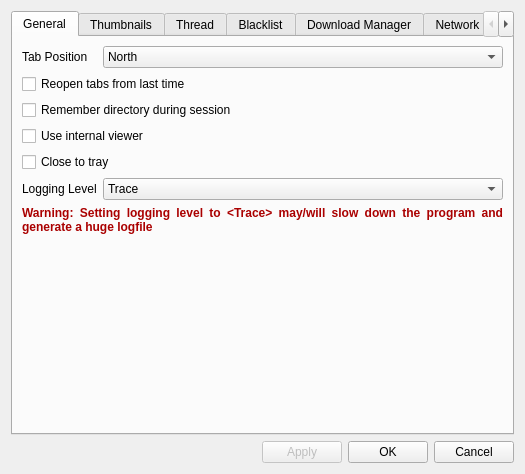
<?xml version="1.0" encoding="UTF-8"?>
<ui version="4.0">
 <class>UIConfig</class>
 <widget class="QDialog" name="UIConfig">
  <property name="windowModality">
   <enum>Qt::ApplicationModal</enum>
  </property>
  <property name="geometry">
   <rect>
    <x>0</x>
    <y>0</y>
    <width>525</width>
    <height>474</height>
   </rect>
  </property>
  <property name="sizePolicy">
   <sizepolicy hsizetype="Preferred" vsizetype="Minimum">
    <horstretch>0</horstretch>
    <verstretch>0</verstretch>
   </sizepolicy>
  </property>
  <property name="contextMenuPolicy">
   <enum>Qt::NoContextMenu</enum>
  </property>
  <property name="windowTitle">
   <string>Configuration</string>
  </property>
  <property name="windowIcon">
   <iconset resource="resources.qrc">
    <normaloff>:/icons/resources/settings.png</normaloff>:/icons/resources/settings.png</iconset>
  </property>
  <layout class="QGridLayout" name="gridLayout">
   <item row="0" column="0">
    <widget class="QTabWidget" name="tabWidget">
     <property name="tabPosition">
      <enum>QTabWidget::North</enum>
     </property>
     <property name="currentIndex">
      <number>0</number>
     </property>
     <property name="elideMode">
      <enum>Qt::ElideNone</enum>
     </property>
     <widget class="QWidget" name="tab">
      <attribute name="title">
       <string>General</string>
      </attribute>
      <layout class="QFormLayout" name="formLayout_3">
       <item row="0" column="0">
        <widget class="QLabel" name="label_2">
         <property name="text">
          <string>Tab Position</string>
         </property>
        </widget>
       </item>
       <item row="0" column="1">
        <widget class="QComboBox" name="cmbTabPosition">
         <item>
          <property name="text">
           <string>North</string>
          </property>
         </item>
         <item>
          <property name="text">
           <string>South</string>
          </property>
         </item>
         <item>
          <property name="text">
           <string>West</string>
          </property>
         </item>
         <item>
          <property name="text">
           <string>East</string>
          </property>
         </item>
        </widget>
       </item>
       <item row="1" column="0" colspan="2">
        <widget class="QCheckBox" name="cbReopenTabs">
         <property name="text">
          <string>Reopen tabs from last time</string>
         </property>
        </widget>
       </item>
       <item row="2" column="0" colspan="2">
        <widget class="QCheckBox" name="cbRememberDirectory">
         <property name="text">
          <string>Remember directory during session</string>
         </property>
        </widget>
       </item>
       <item row="3" column="0" colspan="2">
        <widget class="QCheckBox" name="cbUseInternalViewer">
         <property name="text">
          <string>Use internal viewer</string>
         </property>
        </widget>
       </item>
       <item row="4" column="0" colspan="2">
        <widget class="QCheckBox" name="cbCloseToTray">
         <property name="text">
          <string>Close to tray</string>
         </property>
        </widget>
       </item>
       <item row="5" column="0">
        <widget class="QLabel" name="label_19">
         <property name="text">
          <string>Logging Level</string>
         </property>
        </widget>
       </item>
       <item row="5" column="1">
        <widget class="QComboBox" name="cbLoggingLevel">
         <item>
          <property name="text">
           <string>Trace</string>
          </property>
         </item>
         <item>
          <property name="text">
           <string>Debug</string>
          </property>
         </item>
         <item>
          <property name="text">
           <string>Info</string>
          </property>
         </item>
         <item>
          <property name="text">
           <string>Warnings</string>
          </property>
         </item>
         <item>
          <property name="text">
           <string>Error</string>
          </property>
         </item>
         <item>
          <property name="text">
           <string>Fatal</string>
          </property>
         </item>
        </widget>
       </item>
       <item row="6" column="0" colspan="2">
        <widget class="QLabel" name="lLogLevelWarning">
         <property name="text">
          <string>&lt;html&gt;&lt;head/&gt;&lt;body&gt;&lt;p align=&quot;justify&quot;&gt;&lt;span style=&quot; font-weight:600; color:#aa0000;&quot;&gt;Warning: Setting logging level to &amp;lt;Trace&amp;gt; may/will slow down the program and generate a huge logfile&lt;/span&gt;&lt;/p&gt;&lt;/body&gt;&lt;/html&gt;</string>
         </property>
         <property name="scaledContents">
          <bool>false</bool>
         </property>
         <property name="wordWrap">
          <bool>true</bool>
         </property>
        </widget>
       </item>
      </layout>
     </widget>
     <widget class="QWidget" name="tab_7">
      <attribute name="title">
       <string>Thumbnails</string>
      </attribute>
      <layout class="QFormLayout" name="formLayout_5">
       <item row="0" column="0">
        <widget class="QLabel" name="label_4">
         <property name="text">
          <string>Thumbnail size</string>
         </property>
        </widget>
       </item>
       <item row="0" column="1">
        <layout class="QHBoxLayout" name="horizontalLayout_2">
         <item>
          <widget class="QSpinBox" name="sbThumbnailWidth">
           <property name="sizePolicy">
            <sizepolicy hsizetype="MinimumExpanding" vsizetype="Fixed">
             <horstretch>0</horstretch>
             <verstretch>0</verstretch>
            </sizepolicy>
           </property>
           <property name="suffix">
            <string> px</string>
           </property>
           <property name="minimum">
            <number>10</number>
           </property>
           <property name="maximum">
            <number>500</number>
           </property>
           <property name="singleStep">
            <number>5</number>
           </property>
          </widget>
         </item>
         <item>
          <widget class="QLabel" name="label_5">
           <property name="sizePolicy">
            <sizepolicy hsizetype="Minimum" vsizetype="Minimum">
             <horstretch>0</horstretch>
             <verstretch>0</verstretch>
            </sizepolicy>
           </property>
           <property name="text">
            <string>by</string>
           </property>
          </widget>
         </item>
         <item>
          <widget class="QSpinBox" name="sbThumbnailHeight">
           <property name="sizePolicy">
            <sizepolicy hsizetype="MinimumExpanding" vsizetype="Fixed">
             <horstretch>0</horstretch>
             <verstretch>0</verstretch>
            </sizepolicy>
           </property>
           <property name="suffix">
            <string> px</string>
           </property>
           <property name="minimum">
            <number>10</number>
           </property>
           <property name="maximum">
            <number>500</number>
           </property>
           <property name="singleStep">
            <number>5</number>
           </property>
          </widget>
         </item>
        </layout>
       </item>
       <item row="1" column="0" colspan="2">
        <widget class="QCheckBox" name="cbHQThumbnail">
         <property name="text">
          <string>High quality thumbnail rendering</string>
         </property>
        </widget>
       </item>
       <item row="2" column="0" colspan="2">
        <widget class="QCheckBox" name="cbEnlargeThumbnails">
         <property name="text">
          <string>Enlarge thumbnails when they are smaller</string>
         </property>
        </widget>
       </item>
       <item row="3" column="0" colspan="2">
        <widget class="QCheckBox" name="cbShowThumbnailExtension">
         <property name="text">
          <string>Show file extension below thumbnails</string>
         </property>
         <property name="checked">
          <bool>true</bool>
         </property>
        </widget>
       </item>
       <item row="4" column="0" colspan="2">
        <widget class="QCheckBox" name="cbShowThumbnailPath">
         <property name="text">
          <string>Show file path below thumbnails</string>
         </property>
         <property name="checked">
          <bool>true</bool>
         </property>
        </widget>
       </item>
       <item row="5" column="0">
        <widget class="QLabel" name="label_14">
         <property name="text">
          <string>Thumbnail cache folder</string>
         </property>
        </widget>
       </item>
       <item row="5" column="1">
        <layout class="QHBoxLayout" name="horizontalLayout_5">
         <item>
          <widget class="QLineEdit" name="leThumbnailCacheFolder"/>
         </item>
         <item>
          <widget class="QPushButton" name="btnSelectThumnailCacheFolder">
           <property name="text">
            <string/>
           </property>
           <property name="icon">
            <iconset resource="resources.qrc">
             <normaloff>:/icons/resources/search.png</normaloff>:/icons/resources/search.png</iconset>
           </property>
          </widget>
         </item>
        </layout>
       </item>
       <item row="6" column="0">
        <widget class="QLabel" name="label_16">
         <property name="toolTip">
          <string>Thumbnail Time to live</string>
         </property>
         <property name="text">
          <string>Thumbnail TTL</string>
         </property>
        </widget>
       </item>
       <item row="6" column="1">
        <widget class="QSpinBox" name="sbThumbnailTTL">
         <property name="sizePolicy">
          <sizepolicy hsizetype="Expanding" vsizetype="Fixed">
           <horstretch>0</horstretch>
           <verstretch>0</verstretch>
          </sizepolicy>
         </property>
         <property name="suffix">
          <string> days</string>
         </property>
         <property name="minimum">
          <number>1</number>
         </property>
         <property name="maximum">
          <number>999999</number>
         </property>
        </widget>
       </item>
       <item row="7" column="0" colspan="2">
        <layout class="QHBoxLayout" name="horizontalLayout_7">
         <item>
          <widget class="QPushButton" name="btnDeleteAllThumbnails">
           <property name="text">
            <string>Delete all thumbnails</string>
           </property>
          </widget>
         </item>
         <item>
          <widget class="QLabel" name="lDeleteThumbnailsStatus">
           <property name="text">
            <string/>
           </property>
          </widget>
         </item>
         <item>
          <spacer name="horizontalSpacer_2">
           <property name="orientation">
            <enum>Qt::Horizontal</enum>
           </property>
           <property name="sizeHint" stdset="0">
            <size>
             <width>40</width>
             <height>20</height>
            </size>
           </property>
          </spacer>
         </item>
        </layout>
       </item>
      </layout>
     </widget>
     <widget class="QWidget" name="tab_2">
      <attribute name="title">
       <string>Thread</string>
      </attribute>
      <layout class="QFormLayout" name="formLayout_4">
       <item row="0" column="0">
        <widget class="QLabel" name="label">
         <property name="text">
          <string>Default download location</string>
         </property>
        </widget>
       </item>
       <item row="0" column="1">
        <layout class="QHBoxLayout" name="horizontalLayout">
         <item>
          <widget class="QLineEdit" name="leDefaultSavepath"/>
         </item>
         <item>
          <widget class="QPushButton" name="pushButton">
           <property name="text">
            <string/>
           </property>
           <property name="icon">
            <iconset resource="resources.qrc">
             <normaloff>:/icons/resources/search.png</normaloff>:/icons/resources/search.png</iconset>
           </property>
          </widget>
         </item>
        </layout>
       </item>
       <item row="1" column="0">
        <widget class="QLabel" name="label_7">
         <property name="text">
          <string>Reschedule Interval</string>
         </property>
        </widget>
       </item>
       <item row="1" column="1">
        <widget class="QSpinBox" name="sbRescheduleInterval">
         <property name="toolTip">
          <string>Interval in [s] for rescheduling erroneous downloads</string>
         </property>
         <property name="suffix">
          <string> seconds</string>
         </property>
         <property name="maximum">
          <number>999999999</number>
         </property>
        </widget>
       </item>
       <item row="2" column="0">
        <widget class="QLabel" name="label_6">
         <property name="text">
          <string>Default rescan interval</string>
         </property>
        </widget>
       </item>
       <item row="2" column="1">
        <layout class="QHBoxLayout" name="horizontalLayout_3">
         <item>
          <widget class="QComboBox" name="cbRescanInterval">
           <property name="sizePolicy">
            <sizepolicy hsizetype="MinimumExpanding" vsizetype="Maximum">
             <horstretch>0</horstretch>
             <verstretch>0</verstretch>
            </sizepolicy>
           </property>
          </widget>
         </item>
         <item>
          <widget class="QPushButton" name="btnEditTimeoutValues">
           <property name="sizePolicy">
            <sizepolicy hsizetype="Minimum" vsizetype="Minimum">
             <horstretch>0</horstretch>
             <verstretch>0</verstretch>
            </sizepolicy>
           </property>
           <property name="toolTip">
            <string>Edit timeout values</string>
           </property>
           <property name="text">
            <string/>
           </property>
           <property name="icon">
            <iconset resource="resources.qrc">
             <normaloff>:/icons/resources/settings.png</normaloff>:/icons/resources/settings.png</iconset>
           </property>
          </widget>
         </item>
        </layout>
       </item>
       <item row="3" column="0" colspan="2">
        <widget class="QCheckBox" name="cbAutoClose">
         <property name="text">
          <string>Close tabs automatically after 404</string>
         </property>
        </widget>
       </item>
       <item row="4" column="0" colspan="2">
        <widget class="QCheckBox" name="cbCloseOverviewThreads">
         <property name="text">
          <string>Close overview threads (e. g. http://boards.4chan.org/o/2)</string>
         </property>
        </widget>
       </item>
       <item row="5" column="0" colspan="2">
        <widget class="QCheckBox" name="cbDefaultOriginalFilename">
         <property name="text">
          <string>Save with original filename as default</string>
         </property>
        </widget>
       </item>
      </layout>
     </widget>
     <widget class="QWidget" name="tab_3">
      <attribute name="title">
       <string>Blacklist</string>
      </attribute>
      <layout class="QFormLayout" name="formLayout_2">
       <item row="0" column="0">
        <widget class="QLabel" name="label_8">
         <property name="sizePolicy">
          <sizepolicy hsizetype="Preferred" vsizetype="Minimum">
           <horstretch>0</horstretch>
           <verstretch>0</verstretch>
          </sizepolicy>
         </property>
         <property name="text">
          <string>Check interval [s]</string>
         </property>
        </widget>
       </item>
       <item row="0" column="1">
        <widget class="QSpinBox" name="sbBlackListCheckInterval">
         <property name="sizePolicy">
          <sizepolicy hsizetype="Expanding" vsizetype="Minimum">
           <horstretch>0</horstretch>
           <verstretch>0</verstretch>
          </sizepolicy>
         </property>
         <property name="toolTip">
          <string>Interval for checking if blacklisted images still exist</string>
         </property>
         <property name="suffix">
          <string> seconds</string>
         </property>
         <property name="maximum">
          <number>999999999</number>
         </property>
        </widget>
       </item>
       <item row="1" column="0" colspan="2">
        <widget class="QCheckBox" name="cbUseBlackList">
         <property name="text">
          <string>Use global Blacklist</string>
         </property>
        </widget>
       </item>
      </layout>
     </widget>
     <widget class="QWidget" name="tab_5">
      <attribute name="title">
       <string>Download Manager</string>
      </attribute>
      <layout class="QFormLayout" name="formLayout">
       <item row="0" column="0">
        <widget class="QLabel" name="label_3">
         <property name="text">
          <string>Max. concurrent downloads</string>
         </property>
         <property name="textFormat">
          <enum>Qt::PlainText</enum>
         </property>
        </widget>
       </item>
       <item row="0" column="1">
        <widget class="QSpinBox" name="sbConcurrentDownloads">
         <property name="suffix">
          <string> downloads</string>
         </property>
         <property name="maximum">
          <number>99</number>
         </property>
        </widget>
       </item>
       <item row="1" column="0">
        <widget class="QLabel" name="label_15">
         <property name="text">
          <string>Intitial timeout</string>
         </property>
        </widget>
       </item>
       <item row="1" column="1">
        <widget class="QSpinBox" name="sbDownloadTimeoutInitial">
         <property name="toolTip">
          <string>Maximum time until first data bytes arrive. The more concurrent requests are sent the higher this time should be</string>
         </property>
         <property name="suffix">
          <string> seconds</string>
         </property>
        </widget>
       </item>
       <item row="2" column="0">
        <widget class="QLabel" name="label_17">
         <property name="text">
          <string>Downloading timeout</string>
         </property>
        </widget>
       </item>
       <item row="2" column="1">
        <widget class="QSpinBox" name="sbDownloadTimeoutInbetween">
         <property name="toolTip">
          <string>Maximum time between 2 data packets</string>
         </property>
         <property name="suffix">
          <string> seconds</string>
         </property>
        </widget>
       </item>
       <item row="8" column="0">
        <widget class="QLabel" name="labelMaxRetries">
         <property name="text"><string>Automatic retries</string></property>
        </widget>
       </item>
       <item row="8" column="1">
        <widget class="QSpinBox" name="sbMaxRetries">
         <property name="toolTip"><string>Retries after the first attempt. Zero disables automatic retries.</string></property>
         <property name="maximum"><number>20</number></property>
         <property name="value"><number>4</number></property>
        </widget>
       </item>
       <item row="9" column="0">
        <widget class="QLabel" name="labelRetryDelay">
         <property name="text"><string>Base retry delay</string></property>
        </widget>
       </item>
       <item row="9" column="1">
        <widget class="QSpinBox" name="sbRetryDelay">
         <property name="toolTip"><string>Delay increases after repeated errors; rate limits wait longer.</string></property>
         <property name="minimum"><number>1</number></property>
         <property name="maximum"><number>120</number></property>
         <property name="value"><number>5</number></property>
         <property name="suffix"><string> seconds</string></property>
        </widget>
       </item>
       <item row="3" column="0" colspan="2">
        <widget class="QCheckBox" name="cbKeepLocalHTMLCopy">
         <property name="text">
          <string>Keep local copy of threads</string>
         </property>
        </widget>
       </item>
       <item row="4" column="0">
        <widget class="QLabel" name="label_21">
         <property name="text">
          <string>Location of thread cache</string>
         </property>
        </widget>
       </item>
       <item row="4" column="1">
        <layout class="QHBoxLayout" name="horizontalLayout_8">
         <item>
          <widget class="QLineEdit" name="leThreadCachePath"/>
         </item>
         <item>
          <widget class="QPushButton" name="btnChooseThreadCacheLocation">
           <property name="text">
            <string/>
           </property>
           <property name="icon">
            <iconset resource="resources.qrc">
             <normaloff>:/icons/resources/search.png</normaloff>:/icons/resources/search.png</iconset>
           </property>
          </widget>
         </item>
        </layout>
       </item>
       <item row="5" column="1">
        <widget class="QCheckBox" name="cbCompressCacheFile">
         <property name="text">
          <string>Compress cache files</string>
         </property>
         <property name="checked">
          <bool>true</bool>
         </property>
        </widget>
       </item>
       <item row="6" column="0">
        <widget class="QLabel" name="label_23">
         <property name="text">
          <string>User Agent</string>
         </property>
        </widget>
       </item>
       <item row="6" column="1">
        <widget class="QLineEdit" name="leUserAgent"/>
       </item>
       <item row="7" column="1">
        <widget class="QComboBox" name="cmbUserAgent">
         <property name="sizePolicy">
          <sizepolicy hsizetype="Preferred" vsizetype="Minimum">
           <horstretch>0</horstretch>
           <verstretch>0</verstretch>
          </sizepolicy>
         </property>
         <item>
          <property name="text">
           <string>---</string>
          </property>
         </item>
        </widget>
       </item>
      </layout>
     </widget>
     <widget class="QWidget" name="tab_4">
      <attribute name="title">
       <string>Network</string>
      </attribute>
      <layout class="QFormLayout" name="formLayout_7">
       <item row="0" column="0" colspan="2">
        <widget class="QGroupBox" name="groupBox">
         <property name="title">
          <string>Proxy settings</string>
         </property>
         <layout class="QFormLayout" name="formLayout_6">
          <item row="0" column="0" colspan="2">
           <widget class="QCheckBox" name="cbUseProxy">
            <property name="text">
             <string>Use Proxy</string>
            </property>
           </widget>
          </item>
          <item row="1" column="0">
           <widget class="QLabel" name="label_9">
            <property name="text">
             <string>Address</string>
            </property>
           </widget>
          </item>
          <item row="1" column="1">
           <widget class="QLineEdit" name="leProxyAddress">
            <property name="enabled">
             <bool>false</bool>
            </property>
           </widget>
          </item>
          <item row="2" column="0">
           <widget class="QLabel" name="label_10">
            <property name="text">
             <string>Port</string>
            </property>
           </widget>
          </item>
          <item row="2" column="1">
           <widget class="QSpinBox" name="sbProxyPort">
            <property name="enabled">
             <bool>false</bool>
            </property>
            <property name="maximum">
             <number>99999</number>
            </property>
           </widget>
          </item>
          <item row="3" column="0">
           <widget class="QLabel" name="label_13">
            <property name="text">
             <string>Type</string>
            </property>
           </widget>
          </item>
          <item row="3" column="1">
           <widget class="QComboBox" name="cbProxyType">
            <property name="enabled">
             <bool>false</bool>
            </property>
            <item>
             <property name="text">
              <string>Default proxy</string>
             </property>
            </item>
            <item>
             <property name="text">
              <string>Socks5 proxy</string>
             </property>
            </item>
            <item>
             <property name="text">
              <string>HTTP proxy</string>
             </property>
            </item>
            <item>
             <property name="text">
              <string>HTTP caching proxy</string>
             </property>
            </item>
            <item>
             <property name="text">
              <string>FTP caching proxy</string>
             </property>
            </item>
           </widget>
          </item>
          <item row="4" column="0" colspan="2">
           <widget class="QCheckBox" name="cbProxyAuth">
            <property name="enabled">
             <bool>false</bool>
            </property>
            <property name="text">
             <string>Needs authentification</string>
            </property>
           </widget>
          </item>
          <item row="5" column="0">
           <widget class="QLabel" name="label_11">
            <property name="text">
             <string>User</string>
            </property>
           </widget>
          </item>
          <item row="5" column="1">
           <widget class="QLineEdit" name="leProxyUser">
            <property name="enabled">
             <bool>false</bool>
            </property>
           </widget>
          </item>
          <item row="6" column="0">
           <widget class="QLabel" name="label_12">
            <property name="text">
             <string>Password</string>
            </property>
           </widget>
          </item>
          <item row="6" column="1">
           <widget class="QLineEdit" name="leProxyPassword">
            <property name="enabled">
             <bool>false</bool>
            </property>
            <property name="echoMode">
             <enum>QLineEdit::Password</enum>
            </property>
           </widget>
          </item>
         </layout>
        </widget>
       </item>
       <item row="1" column="1">
        <widget class="QGroupBox" name="groupBox_2">
         <property name="title">
          <string>Updater settings</string>
         </property>
         <layout class="QGridLayout" name="gridLayout_8">
          <item row="0" column="0">
           <widget class="QLabel" name="label_20">
            <property name="text">
             <string>Updater port</string>
            </property>
           </widget>
          </item>
          <item row="0" column="1">
           <widget class="QSpinBox" name="sbUpdaterPort">
            <property name="toolTip">
             <string>49152 - 65535</string>
            </property>
            <property name="minimum">
             <number>49152</number>
            </property>
            <property name="maximum">
             <number>65535</number>
            </property>
            <property name="value">
             <number>60000</number>
            </property>
           </widget>
          </item>
          <item row="1" column="0">
           <widget class="QLabel" name="label_22">
            <property name="text">
             <string>Application port</string>
            </property>
           </widget>
          </item>
          <item row="1" column="1">
           <widget class="QSpinBox" name="sbApplicationPort">
            <property name="toolTip">
             <string>49152 - 65535</string>
            </property>
            <property name="minimum">
             <number>49152</number>
            </property>
            <property name="maximum">
             <number>65535</number>
            </property>
            <property name="value">
             <number>60001</number>
            </property>
           </widget>
          </item>
         </layout>
        </widget>
       </item>
      </layout>
     </widget>
     <widget class="QWidget" name="tab_6">
      <attribute name="title">
       <string>Shortcuts</string>
      </attribute>
      <layout class="QGridLayout" name="gridLayout_7">
       <item row="1" column="1">
        <layout class="QVBoxLayout" name="verticalLayout">
         <item>
          <widget class="QPushButton" name="btnAddItem">
           <property name="text">
            <string/>
           </property>
           <property name="icon">
            <iconset resource="resources.qrc">
             <normaloff>:/icons/resources/add.png</normaloff>:/icons/resources/add.png</iconset>
           </property>
           <property name="autoDefault">
            <bool>false</bool>
           </property>
          </widget>
         </item>
         <item>
          <widget class="QPushButton" name="btnRemoveItem">
           <property name="text">
            <string/>
           </property>
           <property name="icon">
            <iconset resource="resources.qrc">
             <normaloff>:/icons/resources/list-remove.png</normaloff>:/icons/resources/list-remove.png</iconset>
           </property>
           <property name="autoDefault">
            <bool>false</bool>
           </property>
          </widget>
         </item>
         <item>
          <spacer name="verticalSpacer_6">
           <property name="orientation">
            <enum>Qt::Vertical</enum>
           </property>
           <property name="sizeHint" stdset="0">
            <size>
             <width>20</width>
             <height>228</height>
            </size>
           </property>
          </spacer>
         </item>
        </layout>
       </item>
       <item row="0" column="0" colspan="2">
        <widget class="QLabel" name="label_18">
         <property name="text">
          <string>Edit your folder shortcuts</string>
         </property>
        </widget>
       </item>
       <item row="1" column="0">
        <widget class="QListWidget" name="listWidget">
         <property name="sizePolicy">
          <sizepolicy hsizetype="MinimumExpanding" vsizetype="MinimumExpanding">
           <horstretch>0</horstretch>
           <verstretch>0</verstretch>
          </sizepolicy>
         </property>
         <property name="contextMenuPolicy">
          <enum>Qt::NoContextMenu</enum>
         </property>
         <property name="frameShadow">
          <enum>QFrame::Raised</enum>
         </property>
         <property name="editTriggers">
          <set>QAbstractItemView::DoubleClicked</set>
         </property>
         <property name="alternatingRowColors">
          <bool>true</bool>
         </property>
         <property name="batchSize">
          <number>70</number>
         </property>
         <property name="sortingEnabled">
          <bool>false</bool>
         </property>
        </widget>
       </item>
      </layout>
     </widget>
    </widget>
   </item>
   <item row="1" column="0">
    <layout class="QHBoxLayout" name="horizontalLayout_4">
     <item>
      <spacer name="horizontalSpacer">
       <property name="orientation">
        <enum>Qt::Horizontal</enum>
       </property>
       <property name="sizeHint" stdset="0">
        <size>
         <width>40</width>
         <height>20</height>
        </size>
       </property>
      </spacer>
     </item>
     <item>
      <widget class="QPushButton" name="btnApply">
       <property name="enabled">
        <bool>false</bool>
       </property>
       <property name="toolTip">
        <string>Save changes without closing Settings</string>
       </property>
       <property name="text">
        <string>Apply</string>
       </property>
       <property name="icon">
        <iconset resource="resources.qrc">
         <normaloff>:/icons/resources/dialog-ok.png</normaloff>:/icons/resources/dialog-ok.png</iconset>
       </property>
      </widget>
     </item>
     <item>
      <widget class="QPushButton" name="btnAccept">
       <property name="text">
        <string>OK</string>
       </property>
       <property name="icon">
        <iconset resource="resources.qrc">
         <normaloff>:/icons/resources/yes.png</normaloff>:/icons/resources/yes.png</iconset>
       </property>
      </widget>
     </item>
     <item>
      <widget class="QPushButton" name="btnCancel">
       <property name="text">
        <string>Cancel</string>
       </property>
       <property name="icon">
        <iconset resource="resources.qrc">
         <normaloff>:/icons/resources/no.png</normaloff>:/icons/resources/no.png</iconset>
       </property>
      </widget>
     </item>
    </layout>
   </item>
  </layout>
 </widget>
 <resources>
  <include location="resources.qrc"/>
 </resources>
 <connections>
  <connection>
   <sender>pushButton</sender>
   <signal>clicked()</signal>
   <receiver>UIConfig</receiver>
   <slot>chooseLocation()</slot>
   <hints>
    <hint type="sourcelabel">
     <x>163</x>
     <y>69</y>
    </hint>
    <hint type="destinationlabel">
     <x>309</x>
     <y>64</y>
    </hint>
   </hints>
  </connection>
  <connection>
   <sender>btnEditTimeoutValues</sender>
   <signal>clicked()</signal>
   <receiver>UIConfig</receiver>
   <slot>editTimeoutValues()</slot>
   <hints>
    <hint type="sourcelabel">
     <x>163</x>
     <y>76</y>
    </hint>
    <hint type="destinationlabel">
     <x>309</x>
     <y>279</y>
    </hint>
   </hints>
  </connection>
  <connection>
   <sender>btnAccept</sender>
   <signal>clicked()</signal>
   <receiver>UIConfig</receiver>
   <slot>accept()</slot>
   <hints>
    <hint type="sourcelabel">
     <x>334</x>
     <y>456</y>
    </hint>
    <hint type="destinationlabel">
     <x>107</x>
     <y>310</y>
    </hint>
   </hints>
  </connection>
  <connection>
   <sender>btnCancel</sender>
   <signal>clicked()</signal>
   <receiver>UIConfig</receiver>
   <slot>reject()</slot>
   <hints>
    <hint type="sourcelabel">
     <x>415</x>
     <y>456</y>
    </hint>
    <hint type="destinationlabel">
     <x>260</x>
     <y>310</y>
    </hint>
   </hints>
  </connection>
  <connection>
   <sender>cbProxyAuth</sender>
   <signal>toggled(bool)</signal>
   <receiver>leProxyUser</receiver>
   <slot>setEnabled(bool)</slot>
   <hints>
    <hint type="sourcelabel">
     <x>119</x>
     <y>69</y>
    </hint>
    <hint type="destinationlabel">
     <x>119</x>
     <y>69</y>
    </hint>
   </hints>
  </connection>
  <connection>
   <sender>cbProxyAuth</sender>
   <signal>toggled(bool)</signal>
   <receiver>leProxyPassword</receiver>
   <slot>setEnabled(bool)</slot>
   <hints>
    <hint type="sourcelabel">
     <x>110</x>
     <y>69</y>
    </hint>
    <hint type="destinationlabel">
     <x>119</x>
     <y>69</y>
    </hint>
   </hints>
  </connection>
  <connection>
   <sender>btnSelectThumnailCacheFolder</sender>
   <signal>clicked()</signal>
   <receiver>UIConfig</receiver>
   <slot>chooseThumbnailCacheLocation()</slot>
   <hints>
    <hint type="sourcelabel">
     <x>163</x>
     <y>86</y>
    </hint>
    <hint type="destinationlabel">
     <x>307</x>
     <y>220</y>
    </hint>
   </hints>
  </connection>
  <connection>
   <sender>btnAddItem</sender>
   <signal>clicked()</signal>
   <receiver>UIConfig</receiver>
   <slot>addShortcut()</slot>
   <hints>
    <hint type="sourcelabel">
     <x>171</x>
     <y>78</y>
    </hint>
    <hint type="destinationlabel">
     <x>423</x>
     <y>71</y>
    </hint>
   </hints>
  </connection>
  <connection>
   <sender>btnRemoveItem</sender>
   <signal>clicked()</signal>
   <receiver>UIConfig</receiver>
   <slot>deleteShortcut()</slot>
   <hints>
    <hint type="sourcelabel">
     <x>171</x>
     <y>78</y>
    </hint>
    <hint type="destinationlabel">
     <x>421</x>
     <y>111</y>
    </hint>
   </hints>
  </connection>
  <connection>
   <sender>btnChooseThreadCacheLocation</sender>
   <signal>clicked()</signal>
   <receiver>UIConfig</receiver>
   <slot>chooseThreadCacheLocation()</slot>
   <hints>
    <hint type="sourcelabel">
     <x>450</x>
     <y>165</y>
    </hint>
    <hint type="destinationlabel">
     <x>212</x>
     <y>233</y>
    </hint>
   </hints>
  </connection>
  <connection>
   <sender>cbLoggingLevel</sender>
   <signal>currentIndexChanged(QString)</signal>
   <receiver>UIConfig</receiver>
   <slot>toggleLogLevelWarning(QString)</slot>
   <hints>
    <hint type="sourcelabel">
     <x>101</x>
     <y>63</y>
    </hint>
    <hint type="destinationlabel">
     <x>421</x>
     <y>356</y>
    </hint>
   </hints>
  </connection>
  <connection>
   <sender>cmbUserAgent</sender>
   <signal>currentIndexChanged(int)</signal>
   <receiver>UIConfig</receiver>
   <slot>setUserAgentString()</slot>
   <hints>
    <hint type="sourcelabel">
     <x>197</x>
     <y>205</y>
    </hint>
    <hint type="destinationlabel">
     <x>466</x>
     <y>232</y>
    </hint>
   </hints>
  </connection>
 </connections>
 <slots>
  <signal>deleteAllThumbnails()</signal>
  <slot>chooseLocation()</slot>
  <slot>editTimeoutValues()</slot>
  <slot>chooseThumbnailCacheLocation()</slot>
  <slot>addShortcut()</slot>
  <slot>editShortcut()</slot>
  <slot>deleteShortcut()</slot>
  <slot>chooseThreadCacheLocation()</slot>
  <slot>toggleLogLevelWarning(QString)</slot>
  <slot>setUserAgentString()</slot>
 </slots>
</ui>
